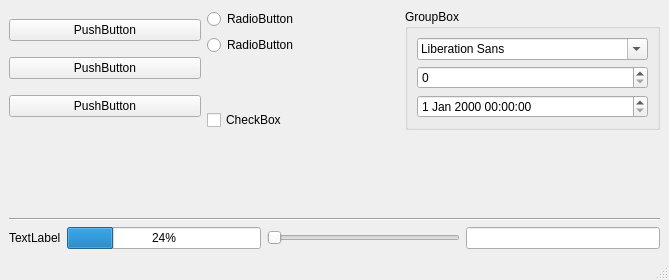
<?xml version="1.0" encoding="UTF-8"?>
<ui version="4.0">
 <class>MainWindow</class>
 <widget class="QMainWindow" name="MainWindow">
  <property name="geometry">
   <rect>
    <x>0</x>
    <y>0</y>
    <width>669</width>
    <height>280</height>
   </rect>
  </property>
  <property name="windowTitle">
   <string>MainWindow</string>
  </property>
  <widget class="QWidget" name="centralwidget">
   <layout class="QGridLayout" name="gridLayout_2">
    <item row="0" column="0">
     <layout class="QVBoxLayout" name="verticalLayout">
      <item>
       <widget class="QPushButton" name="pushButton">
        <property name="text">
         <string>PushButton</string>
        </property>
       </widget>
      </item>
      <item>
       <widget class="QPushButton" name="pushButton_2">
        <property name="text">
         <string>PushButton</string>
        </property>
       </widget>
      </item>
      <item>
       <widget class="QPushButton" name="pushButton_3">
        <property name="text">
         <string>PushButton</string>
        </property>
       </widget>
      </item>
     </layout>
    </item>
    <item row="0" column="1">
     <layout class="QVBoxLayout" name="verticalLayout_2">
      <item>
       <widget class="QRadioButton" name="radioButton">
        <property name="text">
         <string>RadioButton</string>
        </property>
       </widget>
      </item>
      <item>
       <widget class="QRadioButton" name="radioButton_2">
        <property name="text">
         <string>RadioButton</string>
        </property>
       </widget>
      </item>
      <item>
       <spacer name="verticalSpacer">
        <property name="orientation">
         <enum>Qt::Vertical</enum>
        </property>
        <property name="sizeHint" stdset="0">
         <size>
          <width>20</width>
          <height>40</height>
         </size>
        </property>
       </spacer>
      </item>
      <item>
       <widget class="QCheckBox" name="checkBox">
        <property name="text">
         <string>CheckBox</string>
        </property>
       </widget>
      </item>
     </layout>
    </item>
    <item row="0" column="2" rowspan="2">
     <widget class="QGroupBox" name="groupBox">
      <property name="title">
       <string>GroupBox</string>
      </property>
      <layout class="QGridLayout" name="gridLayout">
       <item row="0" column="0">
        <widget class="QFontComboBox" name="fontComboBox"/>
       </item>
       <item row="1" column="0">
        <widget class="QSpinBox" name="spinBox"/>
       </item>
       <item row="2" column="0">
        <widget class="QDateTimeEdit" name="dateTimeEdit"/>
       </item>
      </layout>
     </widget>
    </item>
    <item row="1" column="0" rowspan="2">
     <spacer name="verticalSpacer_2">
      <property name="orientation">
       <enum>Qt::Vertical</enum>
      </property>
      <property name="sizeHint" stdset="0">
       <size>
        <width>20</width>
        <height>47</height>
       </size>
      </property>
     </spacer>
    </item>
    <item row="1" column="1" rowspan="2">
     <spacer name="verticalSpacer_4">
      <property name="orientation">
       <enum>Qt::Vertical</enum>
      </property>
      <property name="sizeHint" stdset="0">
       <size>
        <width>20</width>
        <height>47</height>
       </size>
      </property>
     </spacer>
    </item>
    <item row="2" column="2">
     <spacer name="verticalSpacer_3">
      <property name="orientation">
       <enum>Qt::Vertical</enum>
      </property>
      <property name="sizeHint" stdset="0">
       <size>
        <width>20</width>
        <height>43</height>
       </size>
      </property>
     </spacer>
    </item>
    <item row="3" column="0" colspan="3">
     <widget class="Line" name="line">
      <property name="orientation">
       <enum>Qt::Horizontal</enum>
      </property>
     </widget>
    </item>
    <item row="4" column="0" colspan="3">
     <layout class="QHBoxLayout" name="horizontalLayout">
      <item>
       <widget class="QLabel" name="label">
        <property name="text">
         <string>TextLabel</string>
        </property>
       </widget>
      </item>
      <item>
       <widget class="QProgressBar" name="progressBar">
        <property name="value">
         <number>24</number>
        </property>
       </widget>
      </item>
      <item>
       <widget class="QSlider" name="horizontalSlider">
        <property name="orientation">
         <enum>Qt::Horizontal</enum>
        </property>
       </widget>
      </item>
      <item>
       <widget class="QLineEdit" name="lineEdit"/>
      </item>
     </layout>
    </item>
   </layout>
  </widget>
  <widget class="QMenuBar" name="menubar">
   <property name="geometry">
    <rect>
     <x>0</x>
     <y>0</y>
     <width>669</width>
     <height>24</height>
    </rect>
   </property>
  </widget>
  <widget class="QStatusBar" name="statusbar"/>
 </widget>
 <resources/>
 <connections/>
</ui>
